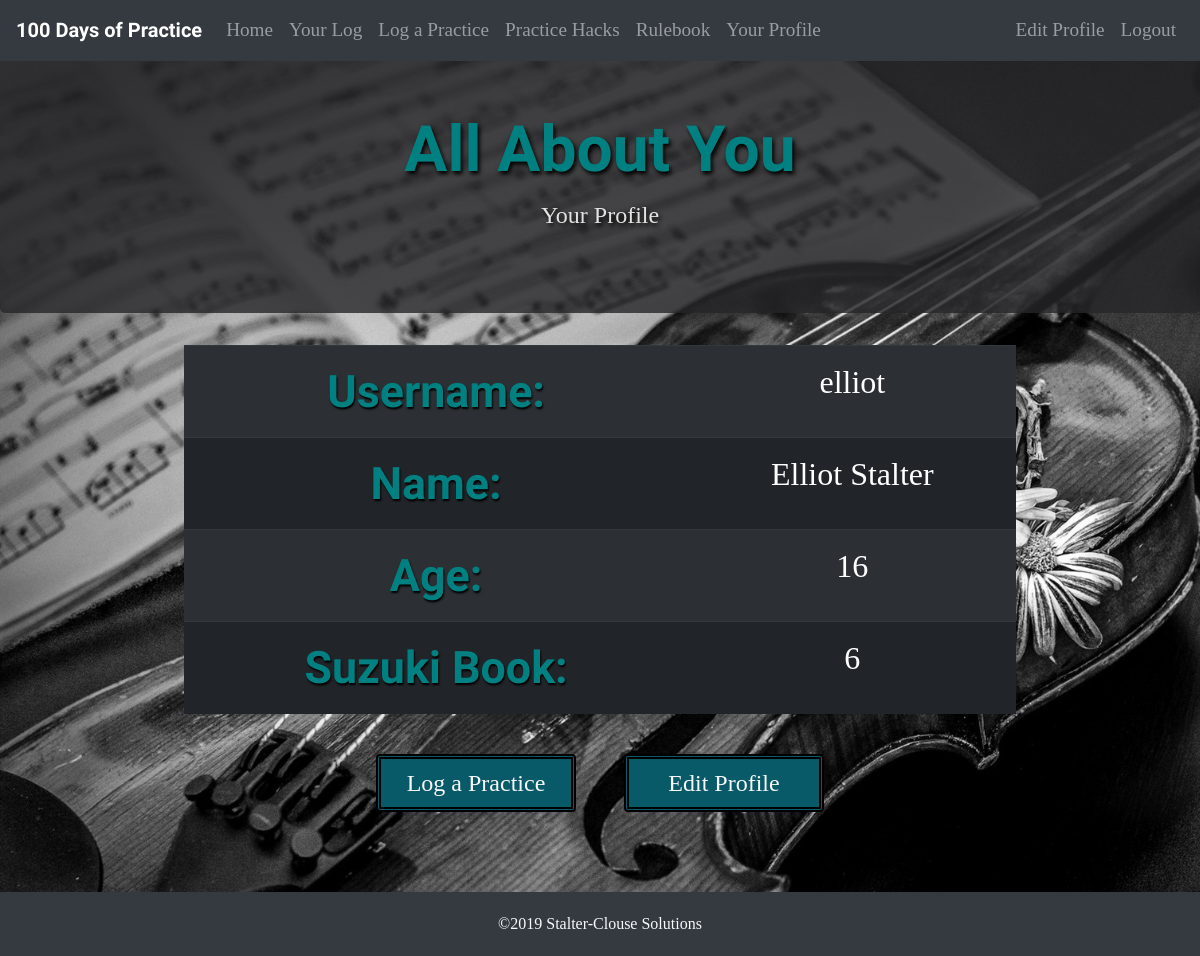
The page /viewprofile.php (signed in) on the database its author committed.
### tables this page shows
CREATE TABLE `student_list` (
  `student_id` int(11) NOT NULL AUTO_INCREMENT,
  `username` varchar(40) NOT NULL,
  `password` varchar(255) NOT NULL,
  `first_name` varchar(40) DEFAULT NULL,
  `last_name` varchar(40) DEFAULT NULL,
  `age` varchar(3) DEFAULT NULL,
  `suzuki_book` varchar(15) DEFAULT NULL,
  `picture` varchar(40) DEFAULT NULL,
  `practice_counter` int(5) DEFAULT '0',
  PRIMARY KEY (`student_id`)
);

### viewprofile.php (the view, shortened to what this page needs)
<?php
    require_once('templates/header.php');
    require_once('templates/navmenu.php');
?>
    <div class="jumbotron mt-5 bg-header">
        <h1 class="text-center page-title">All About You</h1>
        <p class="text-center secondary-page-title">Your Profile</p>
    </div>
<?php
    $dbc = mysqli_connect(DB_HOST, DB_USER, DB_PASSWORD, DB_NAME)
            or die("The database connection failed.");
    if (!isset($_GET['student_id']))
    {
        $query = "SELECT username, first_name, last_name, age, suzuki_book, picture FROM student_list WHERE student_id = '" . $_SESSION['student_id'] . "'";
    }
    else
    {
        $query = "SELECT username, first_name, last_name, age, suzuki_book, picture FROM student_list WHERE student_id = '" . $_GET['student_id'] . "'";
    }
    $data = mysqli_query($dbc, $query)
            or die("The student data is not available at this time.");
    if (mysqli_num_rows($data) == 1)
    {
        $row = mysqli_fetch_array($data);
        echo '<div class="container">';
        echo '<table class="table table-striped table-dark text-center w-75 mr-auto ml-auto profile-table">';
        if (!empty($row['username']))
        {
            echo '<tr><th class="th">Username:</th><td>' . $row['username'] . '</td></tr>';
        }
        if (!empty($row['first_name']) && !empty($row['last_name']))
        {
            echo '<tr><th class="th">Name:</th><td>' . $row['first_name'] . ' ' . $row['last_name'] . '</td></tr>';
        }
        if (!empty($row['age']))
        {
            echo '<tr><th class="th">Age:</th><td>' . $row['age'] . '</td></tr>';
        }
        if (!empty($row['suzuki_book']))
        {
            echo '<tr><th class="th">Suzuki Book:</th><td>' . $row['suzuki_book'] . '</td></tr>';
        }
        echo '</table>';
        echo '</div>';
    }
    else
    {
        echo '<div class="container text-center error">There was a problem accessing your profile.</div>';
    }
?>
    <div class="text-center">
        <div class="btn btn-teal m-4 col-2"><a href="practicelogform.php" class="text-light">Log a Practice</a></div><div class="btn btn-teal m-4 col-2"><a href="editprofile.php" class="text-light">Edit Profile</a></div>
    </div>
<?php
    require_once('templates/footer.php');
?>

### styles/styles.css (style rules this page uses)
body { background-image: url(../images/violin-wallpaper-bw.jpg); background-repeat: no-repeat; background-size: cover; padding-bottom: 120px; font-family: 'PT Serif', serif; }
.page-title { font-family: 'Bad Script', cursive; font-weight: bold; font-size: 4em; color: teal; }
.secondary-page-title { font-size: 1.5em; }
.btn-teal { background-color: rgb(9, 90, 104); transition-property: all; transition-duration: .4s; font-size: 1.5em; border: 5px double black; }
.bg-header { background-color: rgba(38, 37, 39, 0.8); color: rgb(226, 226, 226); text-shadow: 2px 3px 4px black; }
.th { font-family: 'Bad Script', cursive; font-size: 1.4em; color: teal; font-weight: bold; text-shadow: 1px 2px 2px black; }
.profile-table { font-size: 2em; }

### rows shown on the page
student_list: username "elliot", first_name "Elliot", last_name "Stalter", age "16", suzuki_book "6"
